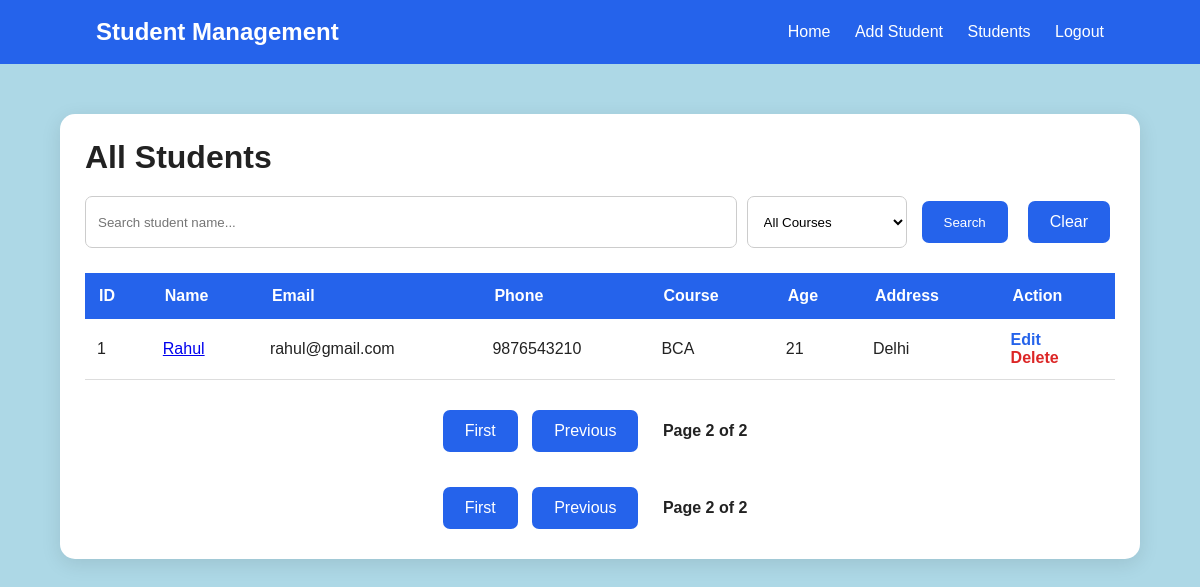
Page /students/?page=2&search=&course=&sort= (signed in) on the committed database.
### students/models.py (models this page shows, shortened)
class Student(models.Model):
    name = models.CharField(max_length=100)
    email = models.EmailField(unique=True)
    phone = models.CharField(max_length=15)
    course = models.CharField(max_length=100)
    age = models.IntegerField()
    address = models.TextField()

### students/views.py (the view)
# urls.py: path('', include('students.urls')),
@login_required
def students(request):
    query = request.GET.get('search', '')
    course = request.GET.get('course', '')
    sort = request.GET.get('sort', '')
    student_list = Student.objects.all()
    if query:
        student_list = student_list.filter(
            name__icontains=query
        )
    if course:
        student_list = student_list.filter(
            course__iexact=course
        )
    if sort == 'name':
        student_list = student_list.order_by('name')
    elif sort == '-name':
        student_list = student_list.order_by('-name')
    elif sort == 'oldest':
        student_list = student_list.order_by('id')
    else:
        student_list = student_list.order_by('-id')
    paginator = Paginator(student_list, 5)
    page_number = request.GET.get('page')
    student_list = paginator.get_page(page_number)
    courses = (
        Student.objects
        .values_list('course', flat=True)
        .distinct()
        .order_by('course')
    )
    return render(
        request,
        'students/students.html',
        {
            'students': student_list,
            'query': query,
            'course': course,
            'courses': courses,
            'sort': sort,
        }
    )

### students/templates/students/students.html (shortened to what this page needs)
{% load static %}
<!DOCTYPE html>
<html>
<head>
    <link rel="stylesheet"
          href="{% static 'students/style.css' %}">
</head>
<body>
    <nav class="navbar">
        <div class="logo">
            Student Management
        </div>
        <div>
    <a href="{% url 'home' %}">Home</a>
    <a href="{% url 'add_student' %}">Add Student</a>
    <a href="{% url 'students' %}">Students</a>
    <a href="{% url 'logout' %}">Logout</a>
</div>
    </nav>
    <div class="container">
        <div class="table-card">
            <h1>All Students</h1>
            <form method="GET" class="search-box">
    <input
        type="text"
        name="search"
        placeholder="Search student name..."
        value="{{ query }}"
    >
    <select name="course">
        <option value="">All Courses</option>
    </select>
    <button class="btn" type="submit">
        Search
    </button>
    <a class="btn" href="{% url 'students' %}">
        Clear
    </a>
</form>
            <table>
                <tr>
                    <th>ID</th>
                    <th>Name</th>
                    <th>Email</th>
                    <th>Phone</th>
                    <th>Course</th>
                    <th>Age</th>
                    <th>Address</th>
                    <th>Action</th>
                </tr>
                {% for student in students %}
                <tr>
                    <td>{{ student.id }}</td>
                    <td>
    <a href="{% url 'student_detail' student.id %}">
        {{ student.name }}
    </a>
</td>
                    <td>{{ student.email }}</td>
                    <td>{{ student.phone }}</td>
                    <td>{{ student.course }}</td>
                    <td>{{ student.age }}</td>
                    <td>{{ student.address }}</td>
                    <td>
                        <a class="action-edit"
                           href="{% url 'edit_student' student.id %}">
                            Edit
                        </a>
                        <br>
                        <a class="action-delete"
   href="{% url 'delete_student' student.id %}">
    Delete
</a>
                    </td>
                </tr>
                {% empty %}
                <tr>
                    <td colspan="8">
                        No students found.
                    </td>
                </tr>
                {% endfor %}
            </table>
            <div style="text-align: center; margin-top: 25px;">
    {% if students.has_previous %}
        <a class="btn"
           href="?page=1{% if query %}&search={{ query }}{% endif %}">
            First
        </a>
        <a class="btn"
           href="?page={{ students.previous_page_number }}{% if query %}&search={{ query }}{% endif %}">
            Previous
        </a>
    {% endif %}
    <span style="margin: 0 15px; font-weight: bold;">
        Page {{ students.number }} of {{ students.paginator.num_pages }}
    </span>
    <div style="text-align: center; margin-top: 25px;">
    {% if students.has_previous %}
        <a class="btn"
           href="?page=1&search={{ query }}&course={{ course }}&sort={{ sort }}">
            First
        </a>
        <a class="btn"
           href="?page={{ students.previous_page_number }}&search={{ query }}&course={{ course }}&sort={{ sort }}">
            Previous
        </a>
    {% endif %}
    <span style="margin: 0 15px; font-weight: bold;">
        Page {{ students.number }}
        of {{ students.paginator.num_pages }}
    </span>
</div>
        </div>
    </div>
</body>
</html>

### students/static/students/style.css (style rules this page uses)
* { margin: 0; padding: 0; box-sizing: border-box; }
body { font-family: Arial, sans-serif; background: #f4f7fb; color: #222; }
body { background: lightblue; }
.navbar { background: #2563eb; padding: 18px 8%; display: flex; justify-content: space-between; align-items: center; }
.logo { color: white; font-size: 24px; font-weight: bold; }
.navbar a { color: white; text-decoration: none; margin-left: 20px; }
.container { width: 90%; max-width: 1100px; margin: 50px auto; }
.btn { display: inline-block; background: #2563eb; color: white; padding: 12px 22px; border-radius: 7px; text-decoration: none; border: none; cursor: pointer; margin: 5px; }
.table-card { background: white; padding: 25px; border-radius: 15px; box-shadow: 0 5px 20px rgba(0, 0, 0, 0.1); overflow-x: auto; }
.table-card h1 { margin-bottom: 20px; }
.search-box { display: flex; gap: 10px; margin-bottom: 25px; }
.search-box input { flex: 1; padding: 12px; border: 1px solid #ccc; border-radius: 7px; }
table { width: 100%; border-collapse: collapse; }
th { background: #2563eb; color: white; padding: 14px; text-align: left; }
td { padding: 12px; border-bottom: 1px solid #ddd; }
.action-edit { color: #2563eb; text-decoration: none; font-weight: bold; }
.action-delete { color: #dc2626; text-decoration: none; font-weight: bold; }
.search-box select { padding: 12px; border: 1px solid #ccc; border-radius: 7px; background: white; min-width: 160px; }

### rows in the picture
Student: id "1", name "Rahul", email "rahul@gmail.com", phone "9876543210", course "BCA", age "21", address "Delhi"

### other values in the picture
{{ students.number }} "2"
{{ students.paginator.num_pages }} "2"
